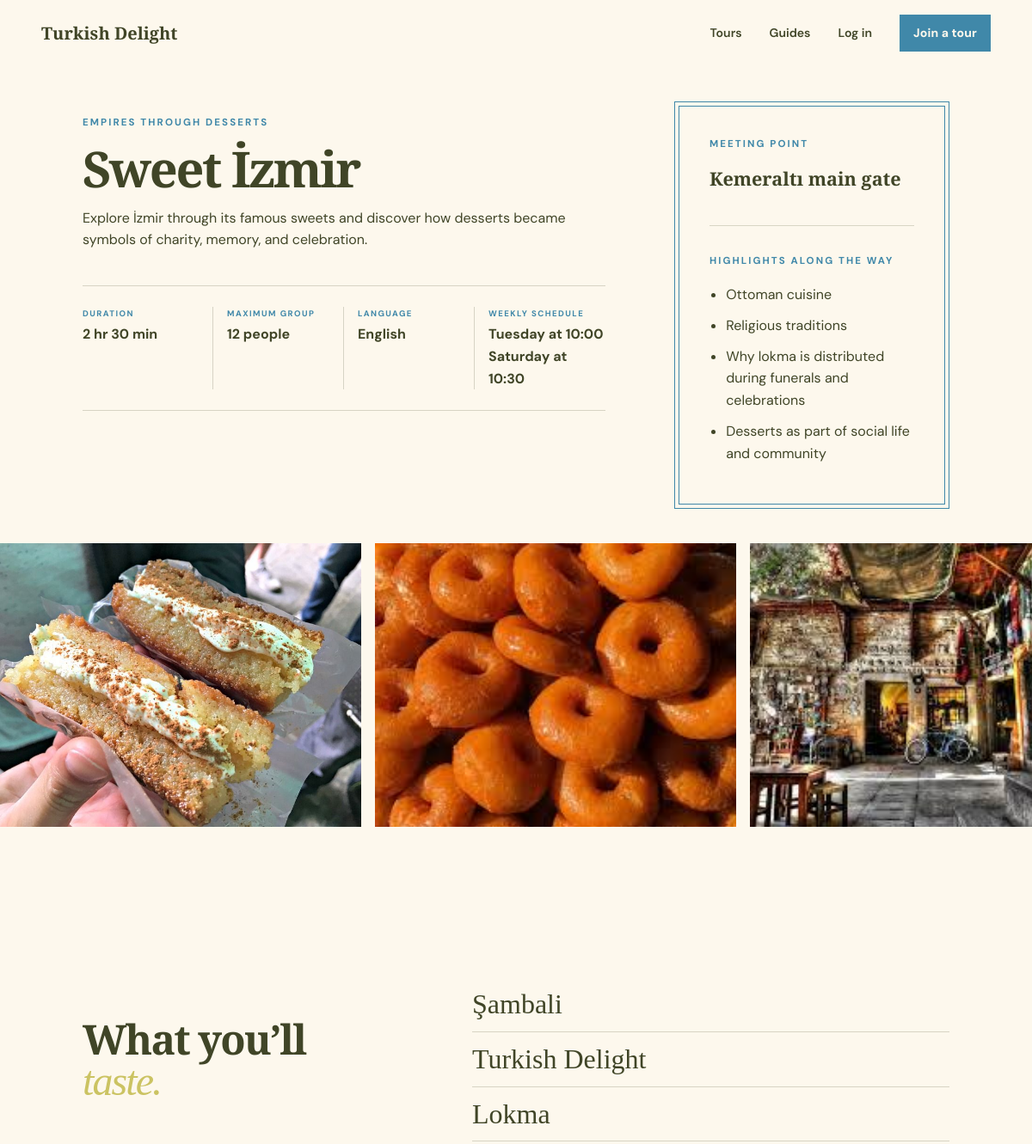
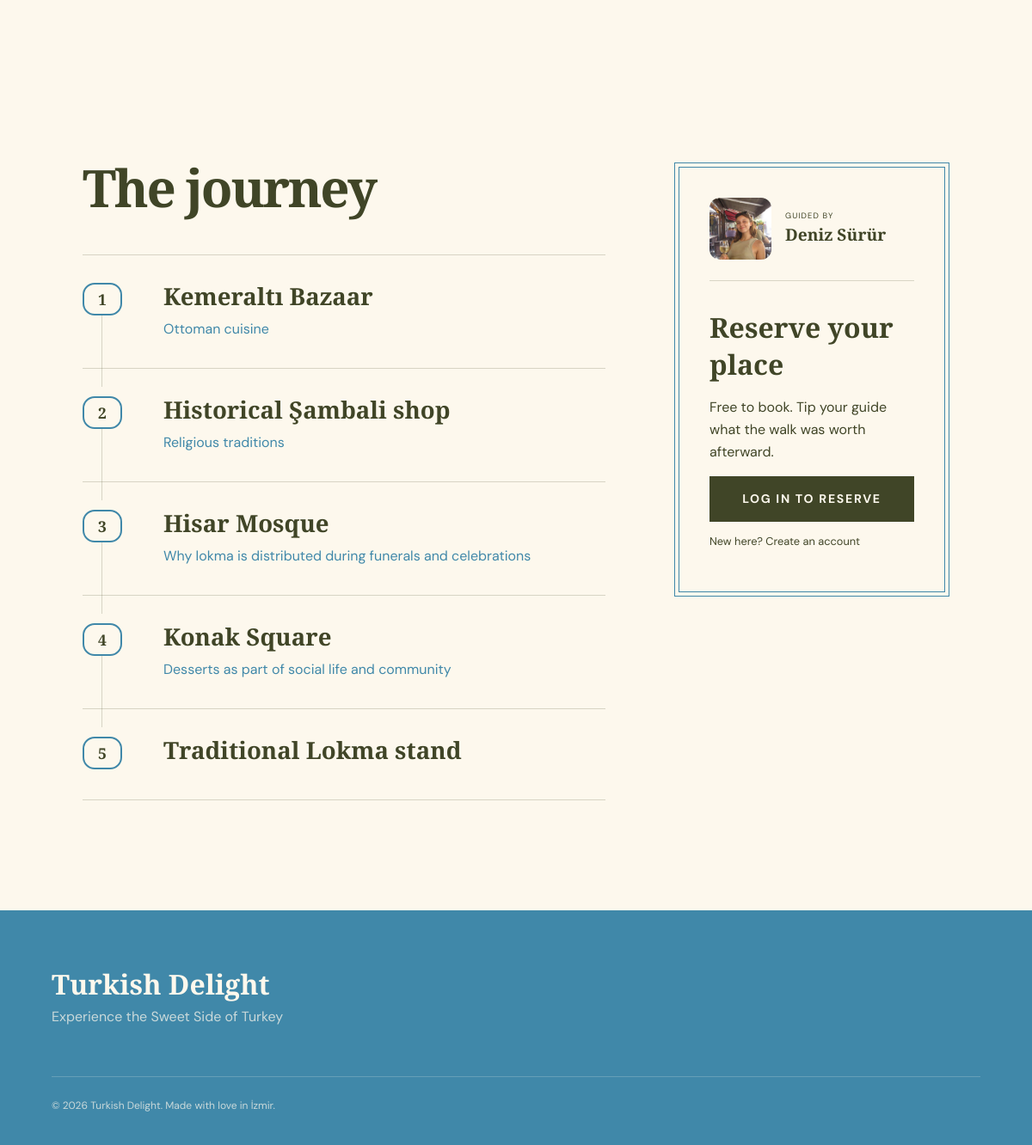
The page /tour/1 on the database its author committed (2 pictures, top to bottom).
### tables this page shows
CREATE TABLE tours (
  id INTEGER PRIMARY KEY AUTOINCREMENT, guide_id INTEGER NOT NULL REFERENCES users(id),
  title TEXT NOT NULL, subtitle TEXT NOT NULL, description TEXT NOT NULL, foods TEXT NOT NULL, stops TEXT NOT NULL, story_points TEXT NOT NULL,
  meeting_point TEXT NOT NULL, duration INTEGER NOT NULL CHECK(duration > 0),
  language TEXT NOT NULL, capacity INTEGER NOT NULL CHECK(capacity > 0)
);

CREATE TABLE schedules (
  tour_id INTEGER NOT NULL REFERENCES tours(id) ON DELETE CASCADE,
  weekday INTEGER NOT NULL CHECK(weekday BETWEEN 0 AND 6), start_time TEXT NOT NULL,
  PRIMARY KEY(tour_id, weekday)
);

CREATE TABLE "users" (
          id INTEGER PRIMARY KEY AUTOINCREMENT,
          first_name TEXT NOT NULL, last_name TEXT NOT NULL,
          email TEXT NOT NULL UNIQUE, password_hash TEXT NOT NULL,
          role TEXT NOT NULL CHECK(role IN ('guide','participant','admin')),
          languages TEXT NOT NULL DEFAULT '[]'
        , profile_photo TEXT NOT NULL DEFAULT 'GuideDefault.jpg');

### app.py (the view)
@app.route("/tour/<int:tour_id>")
def tour_detail(tour_id):
    row = tourdb.get_tour_with_guide(get_db(), tour_id)
    if not row:
        abort(404)
    schedules = tourdb.schedules_for_tour(get_db(), tour_id)
    return render_template("tour_detail.html", tour=tour_from_row(row), schedules=schedules,
                           occurrences=next_occurrences(tour_id))

### app.py (called while the page is built)
def get_db():
    if "db" not in g:
        g.db = sqlite3.connect(DATABASE)
        g.db.row_factory = sqlite3.Row
        g.db.execute("PRAGMA foreign_keys = ON")
    return g.db

@app.before_request
def verify_csrf():
    if request.method == "POST" and request.form.get("csrf_token") != session.get("csrf_token"):
        abort(400, "Invalid or missing form token.")

def tour_images(tour_id):
    files = sorted((BASE_DIR / "static").glob(f"Tour{tour_id}_*"))
    return [f.name for f in files if f.is_file()]

def guide_image(filename):
    filename = filename or DEFAULT_GUIDE_IMAGE
    relative = Path(filename)
    if relative.is_absolute() or ".." in relative.parts:
        return DEFAULT_GUIDE_IMAGE
    return filename if (BASE_DIR / "static" / relative).is_file() else DEFAULT_GUIDE_IMAGE

def tour_from_row(row):
    tour = dict(row)
    tour["foods"] = json.loads(tour["foods"])
    tour["stops"] = json.loads(tour["stops"])
    tour["story_points"] = json.loads(tour["story_points"])
    tour["images"] = tour_images(tour["id"])
    tour["guide_image"] = guide_image(tour.get("guide_image"))
    return tour

def next_occurrences(tour_id, limit=10):
    schedule_rows = tourdb.schedules_for_tour(get_db(), tour_id)
    schedule = {row["weekday"]: row["start_time"] for row in schedule_rows}
    results = []
    day = date.today()
    for offset in range(91):
        candidate = day + timedelta(days=offset)
        if candidate.weekday() in schedule:
            start = schedule[candidate.weekday()]
            start_dt = datetime.combine(candidate, datetime.strptime(start, "%H:%M").time())
            if start_dt > datetime.now():
                booked = tourdb.booked_places(get_db(), tour_id, candidate.isoformat())
                results.append({"date": candidate.isoformat(), "label": candidate.strftime("%a, %d %b"),
                                "time": start, "booked": booked or 0})
                if len(results) >= limit:
                    break
    return results

### tourdb.py (called while the page is built)
def get_tour_with_guide(db, tour_id):
    return db.execute(
        """SELECT t.*, u.first_name || ' ' || u.last_name AS guide_name,
           u.profile_photo AS guide_image
           FROM tours t JOIN users u ON u.id=t.guide_id WHERE t.id=?""",
        (tour_id,),
    ).fetchone()

def schedules_for_tour(db, tour_id):
    return db.execute(
        "SELECT weekday,start_time FROM schedules WHERE tour_id=? ORDER BY weekday", (tour_id,)
    ).fetchall()

### templates/tour_detail.html (shortened to what this page needs)
{% extends "base.html" %}
{% block content %}
  <section class="tour-title-section">
    <div class="tour-title-copy">
      <p class="eyebrow">{{ tour.subtitle }}</p>
      <h1>{{ tour.title }}</h1>
      <p>{{ tour.description }}</p>
      <div class="detail-bar">
        <span>
          <small>Duration</small>
          {{ tour.duration // 60 }} hr
          {% if tour.duration % 60 %}{{ tour.duration % 60 }} min{% endif %}
        </span>
        <span><small>Maximum group</small>{{ tour.capacity }} people</span>
        <span><small>Language</small>{{ tour.language }}</span>
        <span>
          <small>Weekly schedule</small>
          {% for schedule in schedules %}
            {{ weekdays[schedule.weekday] }} at {{ schedule.start_time }}{% if not loop.last %}<br>{% endif %}
          {% endfor %}
        </span>
      </div>
    </div>
    <aside class="journey-info overview-info">
      <div>
        <p class="eyebrow">Meeting point</p>
        <h3>{{ tour.meeting_point }}</h3>
      </div>
      <div>
        <p class="eyebrow">Highlights along the way</p>
        <ul>
          {% for point in tour.story_points %}
            <li>{{ point }}</li>
          {% endfor %}
        </ul>
      </div>
    </aside>
  </section>
  <section class="tour-gallery section" aria-label="{{ tour.title }} photo gallery">
    {% for image in tour.images %}
      <img
        src="{{ url_for('static', filename=image) }}"
        alt="{{ tour.title }} tour, photograph {{ loop.index }}"
        loading="lazy"
      >
    {% endfor %}
  </section>
  <section class="taste-section tour-tastes">
    <div>
      <h2>What you’ll <em>taste.</em></h2>
    </div>
    <div class="taste-list">
      {% for food in tour.foods %}<span>{{ food }}</span>{% endfor %}
    </div>
  </section>
  <section class="section journey-section">
    <div class="journey-main">
      <h2>The journey</h2>
      <div class="journey-list">
        {% for stop in tour.stops %}
          <article class="journey-stop">
            <span>{{ loop.index }}</span>
            <div>
              <h3>{{ stop }}</h3>
              {% if loop.index0 < tour.story_points|length %}
                <p>{{ tour.story_points[loop.index0] }}</p>
              {% endif %}
            </div>
          </article>
        {% endfor %}
      </div>
    </div>
    <aside class="booking-card">
      <a class="guide" href="{{ url_for('guide_detail', guide_id=tour.guide_id) }}">
        <img
          src="{{ url_for('static', filename=tour.guide_image) }}"
          alt="{{ tour.guide_name }}, your tour guide"
        >
        <div>
          <small>Guided by</small>
          <strong>{{ tour.guide_name }}</strong>
        </div>
      </a>
      <h3>Reserve your place</h3>
      <p>Free to book. Tip your guide what the walk was worth afterward.</p>
      {% if current_user.is_authenticated and current_user.role == 'participant' %}
        <form action="{{ url_for('book_tour', tour_id=tour.id) }}" method="post" data-booking-form>
          <input type="hidden" name="csrf_token" value="{{ csrf_token() }}">
          <label>
            Weekly availability
            <select name="tour_date" required>
              <option value="">Select an occurrence</option>
              {% for item in occurrences %}
                <option value="{{ item.date }}" {% if item.booked >= tour.capacity %}disabled{% endif %}>
                  {{ item.label }} at {{ item.time }} — {{ tour.capacity - item.booked }} places
                </option>
              {% endfor %}
            </select>
          </label>
          <div data-guests></div>
          <button class="add-guest" type="button" data-add-guest>+ Add another person</button>
          <button class="button button-dark button-full" type="submit">Reserve your spot</button>
        </form>
      {% elif current_user.is_authenticated %}
        <p class="role-note">Guide and administrator accounts cannot make participant reservations.</p>
      {% else %}
        <a class="button button-dark button-full" href="{{ url_for('login', next=request.path) }}">
          Log in to reserve
        </a>
        <p class="booking-new">New here? <a href="{{ url_for('register') }}">Create an account</a></p>
      {% endif %}
    </aside>
  </section>
{% endblock %}

### static/styles/variables.css (style rules this page uses)
:root { --ink: #404527; --deep: #4088A9; --cream: #FDF8ED; --paper: #FDF8ED; --clay: #84287E; --gold: #CBC362; --sea: #4088A9; --line: rgba(64, 69, 39, .2); --serif: "Playfair Display", Georgia, serif; --sans: "DM Sans", Arial, sans-serif }

### static/styles/base.css (style rules this page uses)
* { box-sizing: border-box }
html { scroll-behavior: smooth }
body { margin: 0; background: var(--paper); color: var(--ink); font-family: var(--sans); font-size: 16px; line-height: 1.6 }
img { display: block; max-width: 100% }
a { color: inherit; text-decoration: none }

### static/styles/navigation.css (style rules this page uses)
.button { display: inline-flex; align-items: center; justify-content: center; gap: .5rem; background: var(--gold); color: var(--deep); border: 0; padding: .95rem 1.35rem; font-weight: 700; font-size: .88rem; letter-spacing: .01em; transition: transform .2s, background .2s }
.button-dark { background: var(--ink); color: var(--paper) }
.button-full { width: 100% }

### static/styles/shared-components.css (style rules this page uses)
.eyebrow { text-transform: uppercase; letter-spacing: .18em; font-size: .72rem; font-weight: 700; margin: 0 0 1.5rem }
.hero h1 em, h2 em, .auth-panel h1 em, .form-page h1 em { color: var(--gold); font-weight: 500 }
.section { padding: 8rem 8vw }
h2 { font: 600 clamp(2.8rem, 5vw, 5.4rem)/.98 var(--serif); letter-spacing: -.04em; margin: 0 }
h2 em { color: var(--clay) }

### static/styles/tour-account-components.css (style rules this page uses)
.detail-bar { display: grid; grid-template-columns: repeat(4, 1fr); padding: 1.5rem 8vw; background: var(--gold); gap: 2rem; font-weight: 700 }
.detail-bar span { border-right: 1px solid rgba(23, 63, 58, .3) }
.detail-bar span:last-child { border: 0 }
.detail-bar small { display: block; text-transform: uppercase; letter-spacing: .15em; font-size: .6rem }
.booking-card { position: sticky; top: 2rem; background: var(--cream); padding: 2rem; box-shadow: 10px 10px 0 var(--gold) }
.guide { display: flex; align-items: center; gap: 1rem; border-bottom: 1px solid var(--line); padding-bottom: 1.5rem }
.guide img { width: 64px; height: 64px; object-fit: cover; border-radius: 50% }
.guide small { display: block; text-transform: uppercase; font-size: .58rem; letter-spacing: .12em }
.guide strong { font-family: var(--serif); font-size: 1.2rem }
.booking-card h3 { font: 600 1.8rem var(--serif); margin: 1.5rem 0 .2rem }
.role-note, .booking-new { font-size: .8rem }
.taste-section { display: grid; grid-template-columns: 1fr 1fr; gap: 10vw; padding: 8rem; background: var(--deep); color: white }
.taste-section h2 em { color: var(--gold) }
.taste-list { display: flex; flex-direction: column; margin-top: 3rem }
.taste-list span { font: 500 2rem var(--serif); padding: .8rem 0; border-bottom: 1px solid rgba(255, 255, 255, .2) }
.tour-gallery { display: grid; grid-template-columns: 1.3fr .7fr; grid-template-rows: 300px 300px; gap: 1rem }
.tour-gallery img { width: 100%; height: 100%; object-fit: cover }
.tour-gallery img:first-child { grid-row: 1/3 }

### static/styles/tour-title.css (style rules this page uses)
.tour-title-section { display: grid; grid-template-columns: minmax(0, 1.5fr) minmax(320px, .7fr); gap: 5rem; align-items: start }
.tour-title-copy { padding-top: 1rem }
.tour-title-section .overview-info { position: static }
.tour-title-copy .detail-bar { display: grid; grid-template-columns: repeat(4, 1fr); gap: 0; margin-top: 2.5rem; padding: 1.5rem 0; background: transparent; border-top: 1px solid var(--line); border-bottom: 1px solid var(--line); color: var(--ink) }
.tour-title-copy .detail-bar span { padding: 0 1rem; border-right: 1px solid var(--line) }
.tour-title-copy .detail-bar span:first-child { padding-left: 0 }
.tour-title-copy .detail-bar span:last-child { padding-right: 0; border-right: 0 }
.tour-title-copy .detail-bar small { color: var(--sea); margin-bottom: .25rem }

### static/styles/catalog.css (style rules this page uses)
@media (min-width:621px) { .tour-gallery { grid-template-columns: 1.3fr .7fr .7fr } }

### static/styles/theme-layout.css (style rules this page uses)
.hero, .taste-section { color: var(--paper) }

### rows shown on the page
tours: subtitle "EMPIRES THROUGH DESSERTS", title "Sweet İzmir", description "Explore İzmir through its famous sweets and discover how desserts became symbols of charity, memory, and celebration.", duration "2", tour.duration%60 "30", capacity "12", language "English", meeting_point "Kemeraltı main gate"
schedules: weekday "Tuesday", start_time "10:00"
schedules: weekday "Saturday", start_time "10:30"
users: profile_photo (picture)

### other values the page prints
{{ point }} "Ottoman cuisine" "Religious traditions" "Why lokma is distributed during funerals and celebrations" "Desserts as part of social life and community"
{{ food }} "Şambali" "Turkish Delight" "Lokma"
{{ stop }} "Kemeraltı Bazaar" "Historical Şambali shop" "Hisar Mosque" "Konak Square" "Traditional Lokma stand"
{{ tour.story_points[loop.index0] }} "Ottoman cuisine" "Religious traditions" "Why lokma is distributed during funerals and celebrations" "Desserts as part of social life and community"
{{ tour.guide_name }} "Deniz Sürür"
